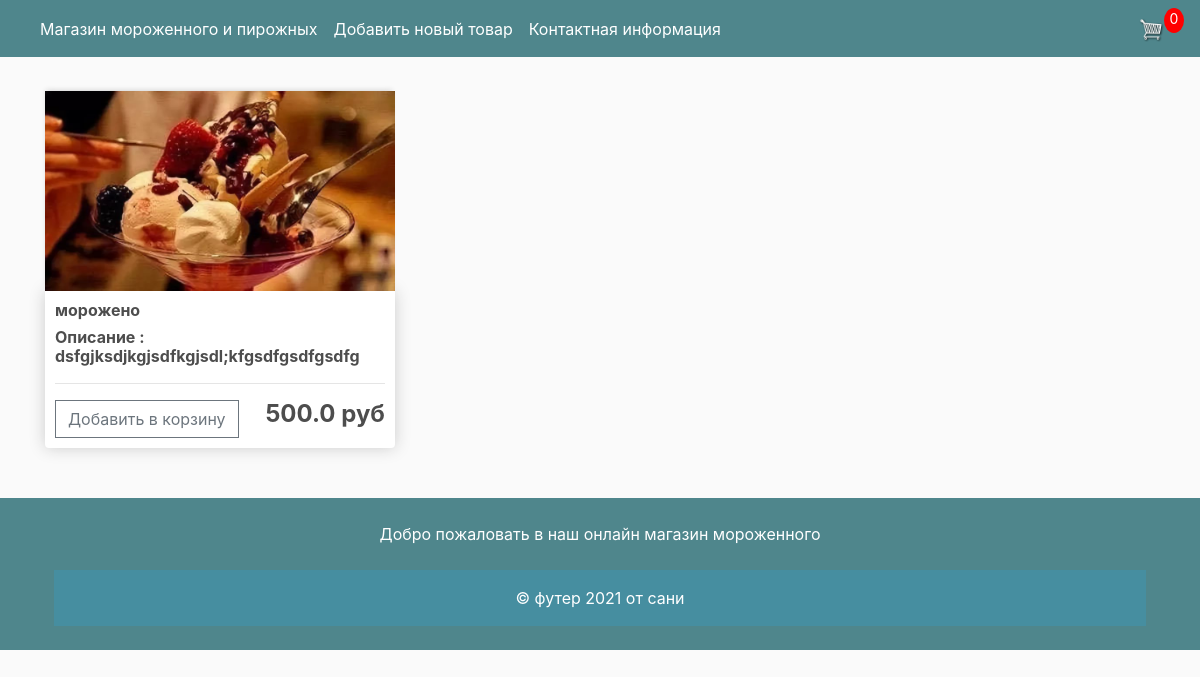
The page / on the database its author committed.
### store/models.py (models this page shows, shortened)
class Product(models.Model):
    name = models.CharField(max_length=200, verbose_name="Название товара")
    description = models.CharField(
        max_length=200, verbose_name="описание товара")
    price = models.FloatField(verbose_name="Цена товара")
    digital = models.BooleanField(
        default=False, null=True, blank=True, verbose_name="Шоколадное"
    )
    image = models.ImageField(null=True, blank=True,
                              verbose_name="Изображение товара")
    @property
    def imageURL(self):
        try:
            url = self.image.url
        except:
            url = ""
        return url

### store/views.py (the view)
# urls.py: path('', include('store.urls')),
def store(request):
    data = cartData(request)
    cartItems = data["cartItems"]
    order = data["order"]
    items = data["items"]
    products = Product.objects.all()
    context = {"products": products, "cartItems": cartItems}
    return render(request, "store/store.html", context)

### store/utils.py (called while the page is built, shortened)
def cookieCart(request):
	try:
		cart = json.loads(request.COOKIES['cart'])
	except:
		cart = {}
		print('CART:', cart)
	items = []
	order = {'get_cart_total':0, 'get_cart_items':0, 'shipping':False}
	cartItems = order['get_cart_items']
	return {'cartItems':cartItems ,'order':order, 'items':items}

def cartData(request):
	if request.user.is_authenticated:
		customer = request.user.customer
		order, created = Order.objects.get_or_create(customer=customer, complete=False)
		items = order.orderitem_set.all()
		cartItems = order.get_cart_items
	else:
		cookieData = cookieCart(request)
		cartItems = cookieData['cartItems']
		order = cookieData['order']
		items = cookieData['items']
	return {'cartItems':cartItems ,'order':order, 'items':items}

### store/templates/store/store.html
{% extends 'store/main.html' %}
{% load static %}
{% block content %}
<div class="row">
	{% for product in products %}
	<div class="col-lg-4">
		<img class="thumbnail" src="{{product.imageURL}}">
		<div class="box-element product">
			<h6><strong>{{product.name}}</strong></h6>
			<h6><strong>Описание : {{product.description}}</strong></h6>
			<hr>
			<button data-product="{{product.id}}" data-action="add"
				class="btn btn-outline-secondary add-btn update-cart">Добавить в корзину</button>
			<h4 style="display: inline-block; float: right"><strong>{{product.price}} руб</strong></h4>
		</div>
	</div>
	{% endfor %}
</div>
{% endblock content %}

### static/css/main.css (style rules this page uses)
body { background-color: hsl(0, 0%, 98%); }
h1,h2,h3,h4,h5,h6 { color:hsl(0, 0%, 30%); }
.box-element { box-shadow:hsl(0, 0%, 80%) 0 0 16px; background-color: #fff; border-radius: 4px; padding: 10px; }
.thumbnail { width: 100%; height: 200px; -webkit-box-shadow: -1px -3px 5px -2px rgba(214,214,214,1); -moz-box-shadow: -1px -3px 5px -2px rgba(214,214,214,1); box-shadow: -1px -3px 5px -2px rgba(214,214,214,1); }
.product { border-radius: 0 0 4px 4px; }
.col-lg-4, .col-lg-6, .col-lg-8, .col-lg-12 { margin-top: 10px; }
.btn { border-radius: 0; }

### rows shown on the page
Product: imageURL (picture), name "морожено", description "dsfgjksdjkgjsdfkgjsdl;kfgsdfgsdfgsdfg", price "500.0"

### other values the page prints
{{ cartItems }} "0"
